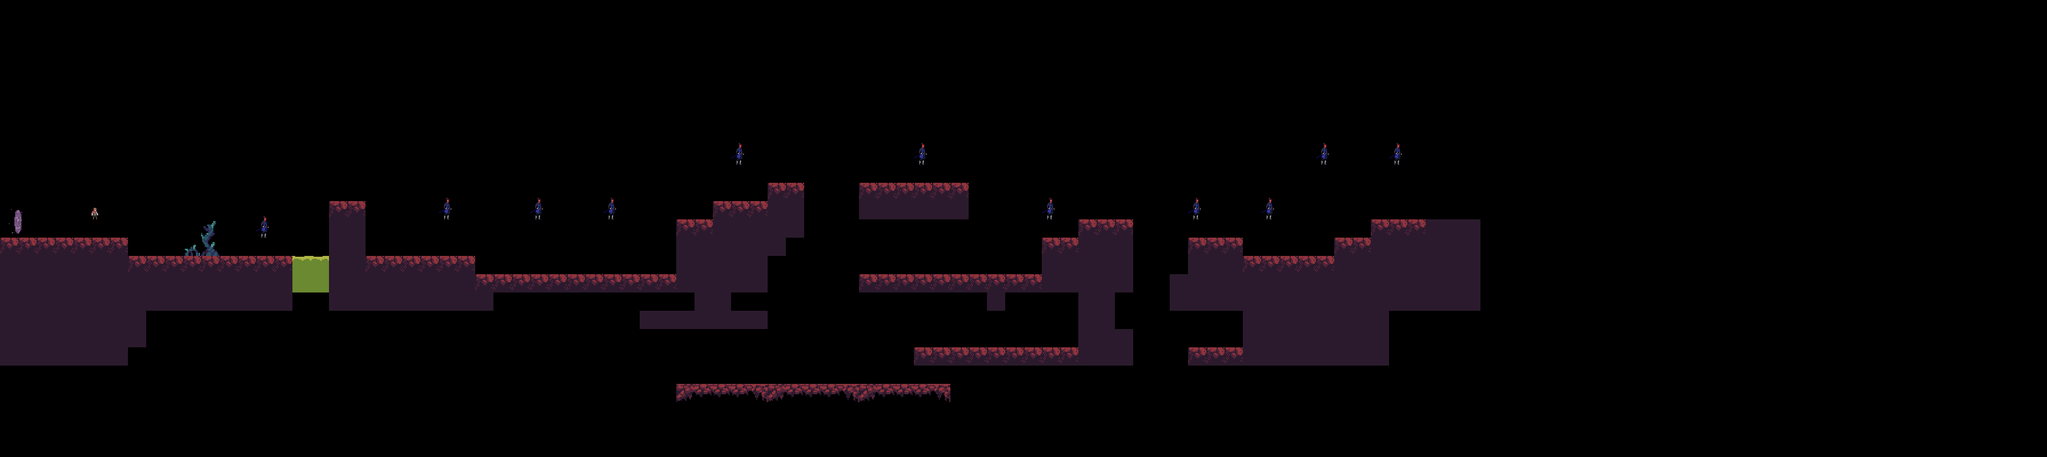

This game map was drawn from its Tiled (.tmx) file and the tilesets committed beside it. A one-line description and the trimmed map source follow:
An orthogonal 112x25 tile map with 46x46 px tiles, 3 tile layers (1, 2, 3).

<map version="1.8" tiledversion="1.8.4" orientation="orthogonal" renderorder="right-down" width="112" height="25" tilewidth="46" tileheight="46" infinite="0" nextlayerid="7" nextobjectid="1">
 <editorsettings>
  <export target="../../../levels/2/.csv" format="csv" />
 </editorsettings>
 <tileset firstgid="1" source="wasteland.tsx" />
 <layer id="3" name="1" width="112" height="25">
  <data>[2800 cells, 0 non-empty, 0 distinct tile ids]</data>
 </layer>
 <layer id="2" name="2" width="112" height="25" opacity="0.98">
  <data>[2800 cells, 328 non-empty, 9 distinct tile ids]</data>
 </layer>
 <layer id="1" name="3" width="112" height="25">
  <data>[2800 cells, 7 non-empty, 2 distinct tile ids]</data>
 </layer>
</map>
